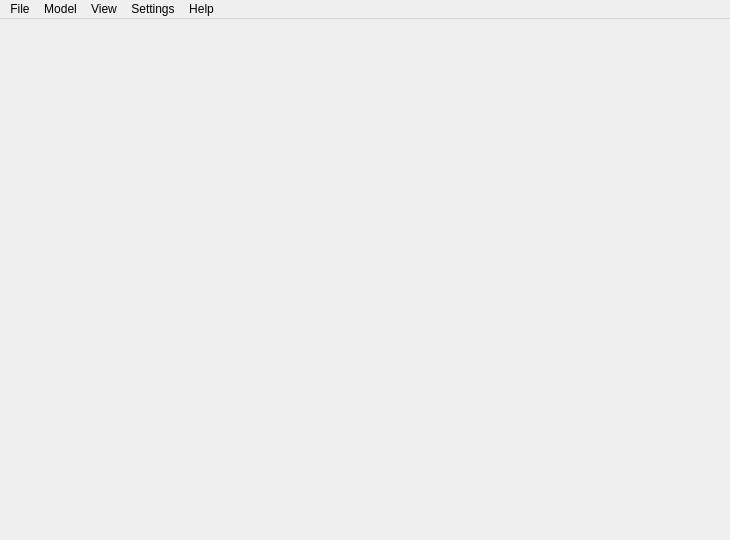
<?xml version="1.0" encoding="UTF-8"?>
<ui version="4.0">
 <class>MainWindow</class>
 <widget class="QMainWindow" name="MainWindow">
  <property name="geometry">
   <rect>
    <x>0</x>
    <y>0</y>
    <width>730</width>
    <height>540</height>
   </rect>
  </property>
  <property name="font">
   <font>
    <stylestrategy>PreferDefault</stylestrategy>
    <kerning>true</kerning>
   </font>
  </property>
  <property name="contextMenuPolicy">
   <enum>Qt::PreventContextMenu</enum>
  </property>
  <property name="windowTitle">
   <string>WMIT</string>
  </property>
  <property name="autoFillBackground">
   <bool>false</bool>
  </property>
  <property name="animated">
   <bool>true</bool>
  </property>
  <property name="dockOptions">
   <set>QMainWindow::AllowTabbedDocks|QMainWindow::AnimatedDocks</set>
  </property>
  <widget class="QtGLView" name="centralWidget"/>
  <widget class="QMenuBar" name="menuBar">
   <property name="geometry">
    <rect>
     <x>0</x>
     <y>0</y>
     <width>730</width>
     <height>25</height>
    </rect>
   </property>
   <property name="defaultUp">
    <bool>false</bool>
   </property>
   <widget class="QMenu" name="menuFile">
    <property name="title">
     <string>File</string>
    </property>
    <widget class="QMenu" name="menuOpenRecent">
     <property name="enabled">
      <bool>false</bool>
     </property>
     <property name="title">
      <string>Open Recent</string>
     </property>
     <addaction name="actionOpenRecentFile_0"/>
     <addaction name="actionOpenRecentFile_1"/>
     <addaction name="actionOpenRecentFile_2"/>
     <addaction name="actionOpenRecentFile_3"/>
     <addaction name="actionOpenRecentFile_4"/>
     <addaction name="actionOpenRecentFile_5"/>
     <addaction name="actionOpenRecentFile_6"/>
     <addaction name="actionOpenRecentFile_7"/>
     <addaction name="actionOpenRecentFile_8"/>
     <addaction name="actionOpenRecentFile_9"/>
     <addaction name="separator"/>
     <addaction name="actionClearRecentFiles"/>
    </widget>
    <addaction name="actionOpen"/>
    <addaction name="menuOpenRecent"/>
    <addaction name="separator"/>
    <addaction name="actionSave"/>
    <addaction name="actionSaveAs"/>
    <addaction name="separator"/>
    <addaction name="actionClose"/>
    <addaction name="separator"/>
    <addaction name="actionExit"/>
   </widget>
   <widget class="QMenu" name="menuModel">
    <property name="title">
     <string>Model</string>
    </property>
    <addaction name="actionTransform"/>
    <addaction name="actionSetupTextures"/>
    <addaction name="separator"/>
    <addaction name="actionAppendModel"/>
    <addaction name="separator"/>
    <addaction name="actionTakeScreenshot"/>
   </widget>
   <widget class="QMenu" name="menuView">
    <property name="title">
     <string>View</string>
    </property>
    <addaction name="actionRenderer"/>
    <addaction name="actionShowModelCenter"/>
    <addaction name="actionShowNormals"/>
    <addaction name="actionShowAxes"/>
    <addaction name="actionShowGrid"/>
    <addaction name="actionShowLightSource"/>
   </widget>
   <widget class="QMenu" name="menuHelp">
    <property name="title">
     <string>Help</string>
    </property>
    <addaction name="actionAboutApplication"/>
    <addaction name="actionAboutQt"/>
   </widget>
   <widget class="QMenu" name="menuSettings">
    <property name="title">
     <string>Settings</string>
    </property>
   </widget>
   <addaction name="menuFile"/>
   <addaction name="menuModel"/>
   <addaction name="menuView"/>
   <addaction name="menuSettings"/>
   <addaction name="menuHelp"/>
  </widget>
  <action name="actionExit">
   <property name="text">
    <string>Exit</string>
   </property>
   <property name="shortcut">
    <string>Ctrl+Q</string>
   </property>
   <property name="menuRole">
    <enum>QAction::QuitRole</enum>
   </property>
  </action>
  <action name="actionUVEditor">
   <property name="text">
    <string>UVEditor</string>
   </property>
   <property name="toolTip">
    <string>UVEditor</string>
   </property>
   <property name="visible">
    <bool>false</bool>
   </property>
  </action>
  <action name="actionSaveAs">
   <property name="text">
    <string>Save As...</string>
   </property>
   <property name="shortcut">
    <string>Ctrl+Shift+S</string>
   </property>
  </action>
  <action name="actionSave">
   <property name="enabled">
    <bool>true</bool>
   </property>
   <property name="text">
    <string>Save</string>
   </property>
   <property name="shortcut">
    <string>Ctrl+S</string>
   </property>
  </action>
  <action name="actionClose">
   <property name="enabled">
    <bool>true</bool>
   </property>
   <property name="text">
    <string>Close</string>
   </property>
   <property name="shortcut">
    <string>Ctrl+W</string>
   </property>
  </action>
  <action name="actionTransform">
   <property name="checkable">
    <bool>true</bool>
   </property>
   <property name="text">
    <string>Transform...</string>
   </property>
   <property name="shortcut">
    <string>Ctrl+T</string>
   </property>
  </action>
  <action name="actionSaveAsPie2">
   <property name="checkable">
    <bool>true</bool>
   </property>
   <property name="text">
    <string>Save PIE As Version 2</string>
   </property>
  </action>
  <action name="actionSetupTextures">
   <property name="text">
    <string>Setup Textures...</string>
   </property>
  </action>
  <action name="actionAppendModel">
   <property name="text">
    <string>Append Model...</string>
   </property>
  </action>
  <action name="actionAboutApplication">
   <property name="text">
    <string>About...</string>
   </property>
   <property name="menuRole">
    <enum>QAction::AboutRole</enum>
   </property>
  </action>
  <action name="actionAboutQt">
   <property name="text">
    <string>About Qt...</string>
   </property>
   <property name="menuRole">
    <enum>QAction::AboutQtRole</enum>
   </property>
  </action>
  <action name="actionRenderer">
   <property name="text">
    <string>Renderer</string>
   </property>
  </action>
  <action name="actionShowModelCenter">
   <property name="checkable">
    <bool>true</bool>
   </property>
   <property name="text">
    <string>Show Model Center</string>
   </property>
  </action>
  <action name="actionShowNormals">
   <property name="checkable">
    <bool>true</bool>
   </property>
   <property name="text">
    <string>Show Normals</string>
   </property>
  </action>
  <action name="actionTakeScreenshot">
   <property name="text">
    <string>Take Screenshot...</string>
   </property>
  </action>
  <action name="actionShowAxes">
   <property name="checkable">
    <bool>true</bool>
   </property>
   <property name="checked">
    <bool>true</bool>
   </property>
   <property name="text">
    <string>Show Axes</string>
   </property>
  </action>
  <action name="actionShowGrid">
   <property name="checkable">
    <bool>true</bool>
   </property>
   <property name="checked">
    <bool>true</bool>
   </property>
   <property name="text">
    <string>Show Grid</string>
   </property>
  </action>
  <action name="actionShowLightSource">
   <property name="checkable">
    <bool>true</bool>
   </property>
   <property name="checked">
    <bool>true</bool>
   </property>
   <property name="text">
    <string>Show Light Source</string>
   </property>
  </action>
  <action name="actionClearRecentFiles">
   <property name="text">
    <string>Clear List</string>
   </property>
  </action>
  <action name="actionOpenRecentFile_1"/>
  <action name="actionOpenRecentFile_2"/>
  <action name="actionOpenRecentFile_3"/>
  <action name="actionOpenRecentFile_4"/>
  <action name="actionOpenRecentFile_5"/>
  <action name="actionOpenRecentFile_6"/>
  <action name="actionOpenRecentFile_7"/>
  <action name="actionOpenRecentFile_8"/>
  <action name="actionOpenRecentFile_9"/>
  <action name="actionOpenRecentFile_0">
   <property name="text">
    <string/>
   </property>
  </action>
  <action name="actionOpen">
   <property name="text">
    <string>Open...</string>
   </property>
  </action>
 </widget>
 <layoutdefault spacing="6" margin="11"/>
 <customwidgets>
  <customwidget>
   <class>QtGLView</class>
   <extends>QWidget</extends>
   <header>QtGLView.h</header>
  </customwidget>
 </customwidgets>
 <resources/>
 <connections>
  <connection>
   <sender>actionExit</sender>
   <signal>triggered()</signal>
   <receiver>MainWindow</receiver>
   <slot>close()</slot>
   <hints>
    <hint type="sourcelabel">
     <x>-1</x>
     <y>-1</y>
    </hint>
    <hint type="destinationlabel">
     <x>299</x>
     <y>199</y>
    </hint>
   </hints>
  </connection>
 </connections>
</ui>
